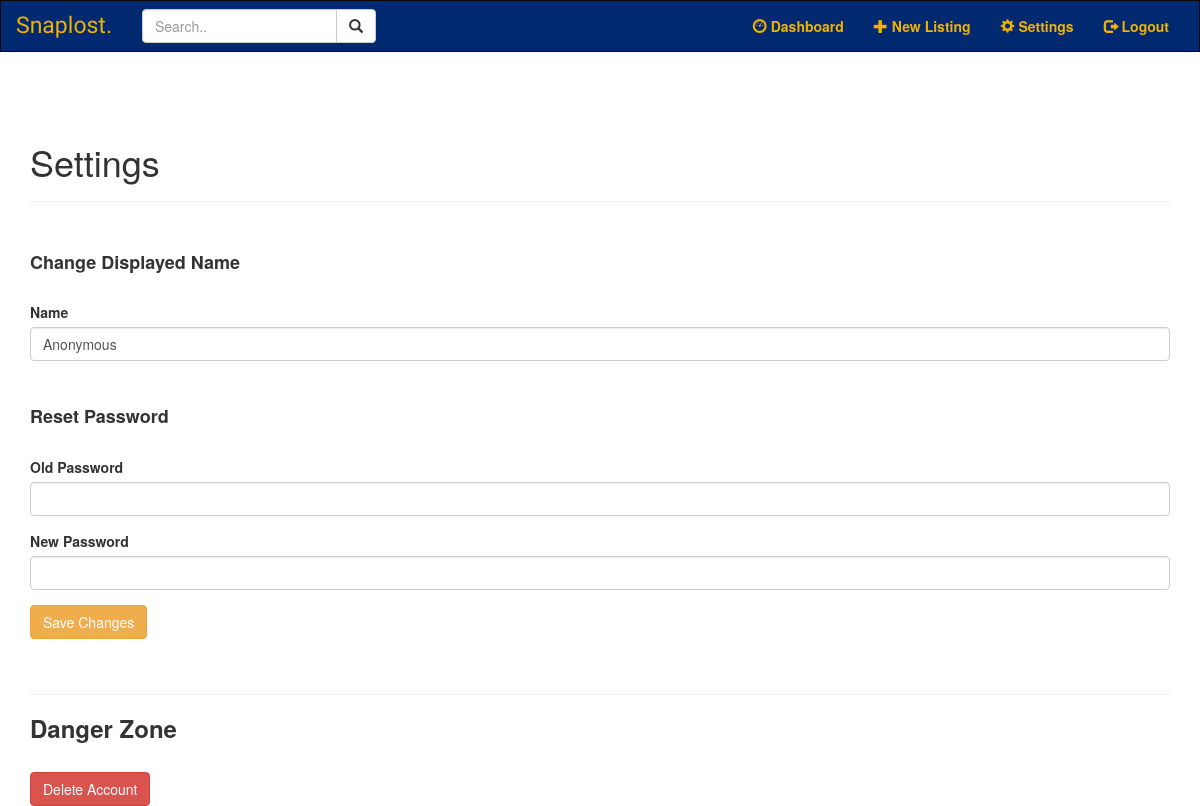
Before: /settings (signed in) with the older database file.
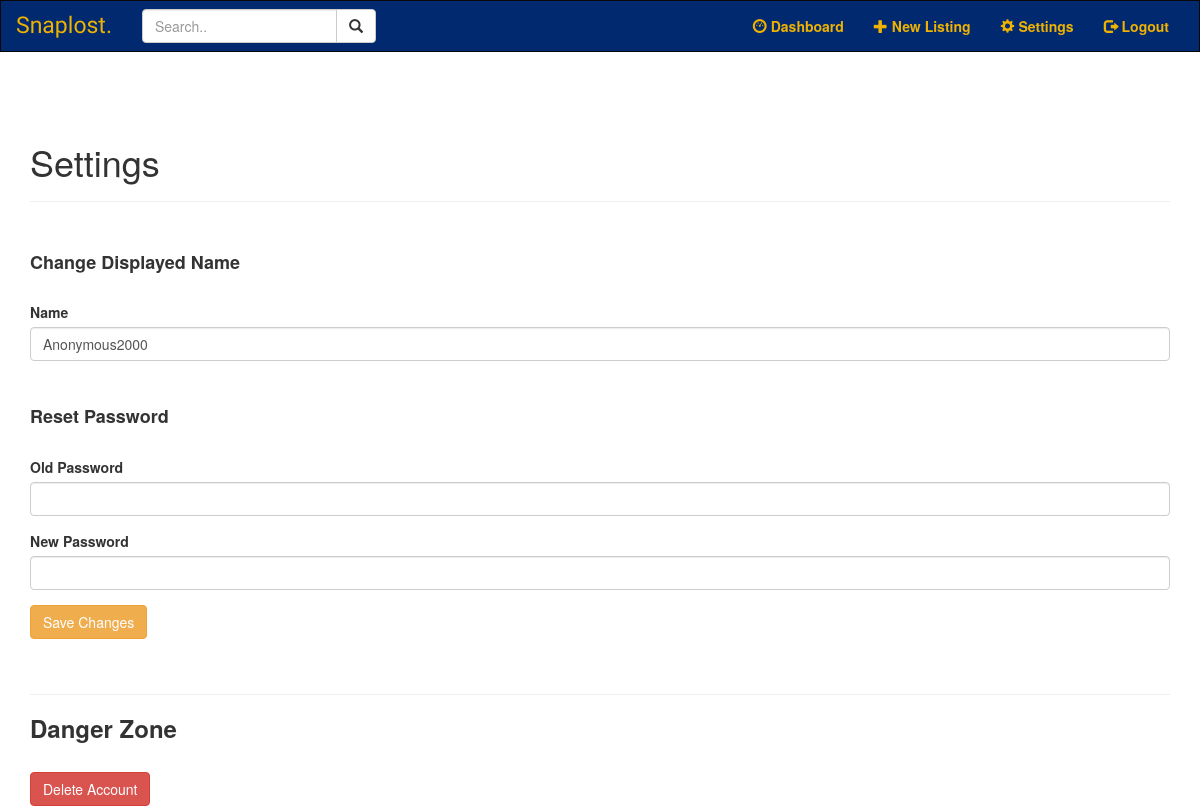
After: the same page with the newer database file.
### models.py (models this page shows)
class User(UserMixin, db.Model):
    __tablename__ = "user"
    __table_args__ = {'extend_existing': True}
    id = db.Column(db.Integer, primary_key=True)
    email = db.Column(db.String(100), unique=True)
    password = db.Column(db.String(100))
    name = db.Column(db.String(1000), unique=True)
    listing = db.relationship('Item', backref='lister', cascade='all, delete-orphan', lazy='dynamic')

### auth.py (the view)
@auth.route('/settings', methods =['GET', 'POST'])
@login_required
def settings():
	if request.method == 'POST':
		newname = request.form.get('name')
		oldpw = request.form.get('oldpw')
		newpw = request.form.get('newpw')
		updated = User.query.get(current_user.id)
		if (newname != updated.name):
			updated.name = newname
		if oldpw:
			if newpw:
				if check_password_hash(updated.password, oldpw):
					updated.password = generate_password_hash(newpw, method='sha256')
				else:
					flash('Invalid password!', 'danger')
					return render_template('settings.html', name=current_user.name)
			else:
				flash('Fill in your new password!', 'danger')
				return render_template('settings.html', name=current_user.name)
		if newpw:
			if not oldpw:
				flash('Fill in your old password!', 'danger')
				return render_template('settings.html', name=current_user.name)
		db.session.commit()
		flash('Changes have been saved successfully!', 'success')
		return redirect(url_for('main.home'))
	else:
		return render_template('settings.html', name=current_user.name)

### templates/settings.html (shortened to what this page needs)
{% extends 'base.html' %}
{% block content %}
<div class='page-header'>
    <h1> Settings </h1>
</div>
<br>
<form method='post'>
    <h4> <b> Change Displayed Name </b> </h4>
    <br>
    <div class="form-group">
        <label for="name"> Name </label>
        <input type="text" name="name" class="form-control"
               value="{{ name }}"> </input>
    </div>
    <br>
    <h4> <b> Reset Password </b> </h4>
    <br>
    <div class='form-group'>
        <label for="oldpw"> Old Password </label>
        <input type="password" name="oldpw" class='form-control'></input>
    </div>
    <div class = 'form-group'>
        <label for="newpw"> New Password </label>
        <input type="password" name="newpw" class='form-control'></input>
    </div>
    <div class="form-group">
        <button type="submit" class="btn btn-warning">Save Changes</button>
    </div>
</form>
<br>
<hr>
<h3><b> Danger Zone </b></h3>
<br>
<form action="{{ url_for('auth.deleteAcc') }}" method="POST">
    <input type='submit' value='Delete Account'
                         class="btn btn-danger"
                         onclick="return confirm('Are you sure you want to delete this account?')">
</form>
{% endblock %}

Changed rows visible on the page:
changed User: name "Anonymous" → "Anonymous2000"
